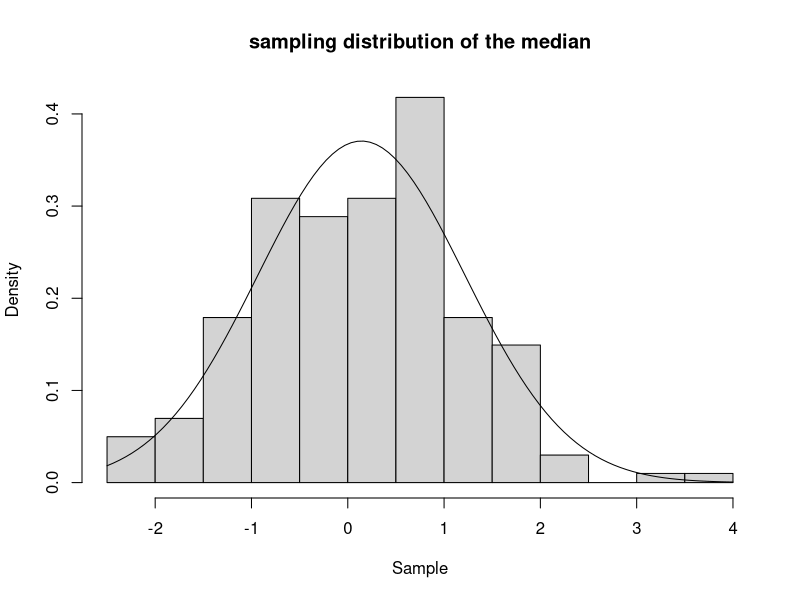
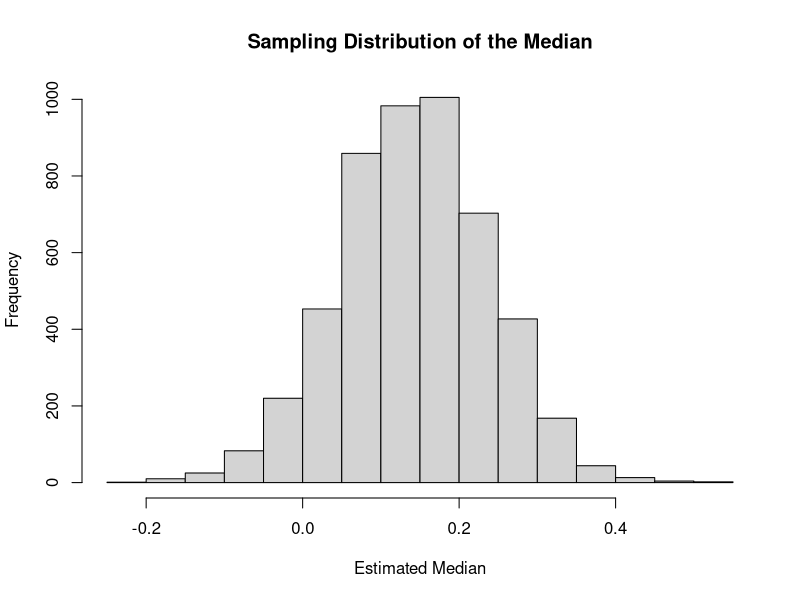

Write the R code that produced these figures, in order.
## ---- chunk 1
library(tidyverse)
## ---- chunk 2
sample=rnorm(201)
## ---- chunk 3
require(stats4)
nLL <- function(mean, sd){
  fs <- dnorm(
        x = sample
      , mean = mean
      , sd = sd
      , log = TRUE
    ) 
  -sum(fs)
}
#As the mean is 0 and standard diviation is 1
sample.mle <- mle(
    nLL,
    start = list(mean = mean(sample), sd = sqrt(var(sample))),
  method = "L-BFGS-B",
  lower = c(0, 0.01)
)


#Estimates of parameters
sample.mean=coef(sample.mle)[1]
sample.mean
sample.sd=coef(sample.mle)[2]
sample.sd
hist(sample,main="sampling distribution of the median",xlab="Sample",breaks=20,freq=F)
curve(dnorm(x, sample.mean, sample.sd), add = T)
## ---- chunk 4
# Median Samp Dist (hist)
medians <- rbeta(5000, 101, 101) %>% qnorm(mean = sample.mean, sd = sample.sd)

hist(medians, main = "Sampling Distribution of the Median", xlab = "Estimated Median")

## ---- chunk 5
# Estimated Median
qnorm(.5,mean=sample.mean,sd=sample.sd)

# Range of middle 95% of Sample Dist
quantile(medians, c(0.05/2, 1 - 0.05/2))
## ---- chunk 6
 gen.ci.med = function(N = 201) {
  sample = rnorm(N)

  normal.ll <- function(mean, sd){
    fs <- dnorm(x = sample, mean = mean, sd = sd, log = TRUE)
    -sum(fs)
  }

  fit_norm <- mle(
    normal.ll,
    start = list(mean = mean(sample), sd = sqrt(var(sample))),
    method = "L-BFGS-B",
    lower = c(0, 0.01)
  )
  
  mean = coef(fit_norm)[1]
  sd = coef(fit_norm)[2]
  
  meds = rbeta(5000, 101, 101) %>% qnorm(mean = coef(fit_norm)[1], sd = coef(fit_norm)[2])
  
  ci = quantile(meds, c(0.025, 0.975))
  return (ci[1] < 0 & ci[2] > 0)
}


## ---- chunk 7
ci.contain = NA
repeat_num = 1000
for(i in 1:repeat_num){
  ci.contain[i] = gen.ci.med()
}

mean(ci.contain)
